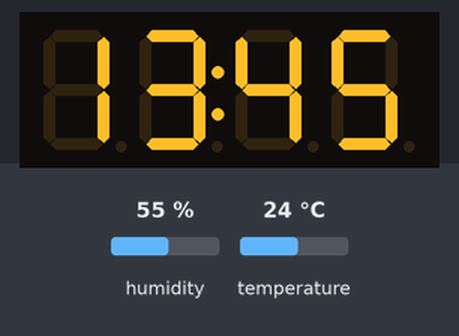
Bench run of a sketch on a simulated Arduino Uno, built with avr-gcc and run on an emulated ATmega328P. Shown: 4-digit seven-segment display. Wiring (inferred from the names in the program): DS3231 clock at I2C address 0x68. Inputs (shaded band) come from the test bench; at power-on: humidity 55 %, temperature 24 °C. The local clock reads 2024-03-15 10:24:30 at power-on unless the sketch sets it.

Above: at 3.1 s.
3.2 s: humidity set to 22 %
At 7.3 s:
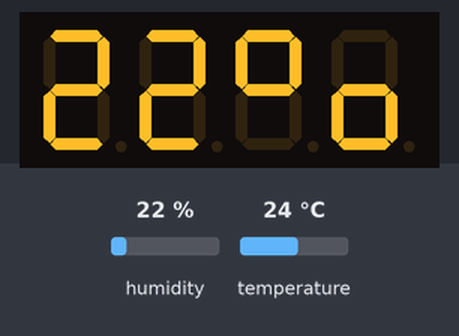
9.7 s: temperature set to 12 °C
At 12.0 s:
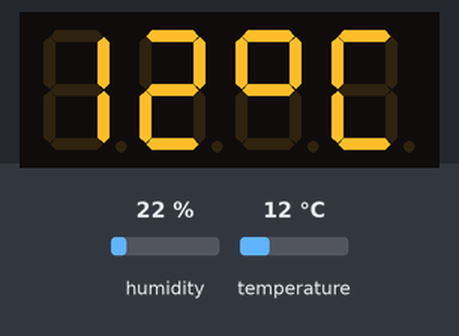
14.3 s: humidity set to 40 %
At 20.1 s:
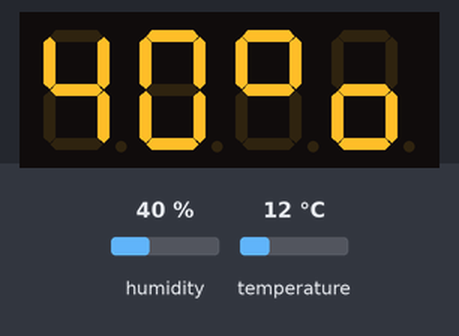
20.4 s: temperature set to 19 °C
At 23.6 s:
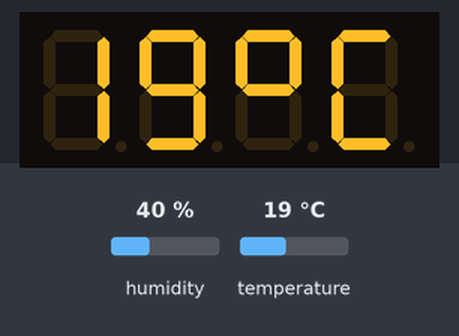
Timing chart, 0 to 25.1 s (numbered marks = the images above; inputs shaded):
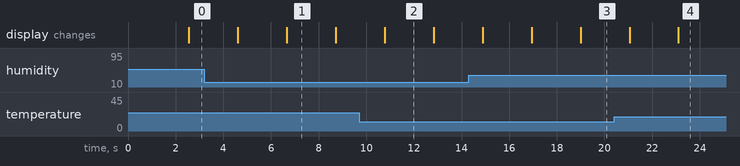

The sketch:

TimeBlock.ino
```cpp
#include "Wire.h"
#include <DHT.h>
#include <TM1637Display.h>

#define DS3231_I2C_ADDRESS 0x68
#define DHTTYPE DHT22

  float humidity;
  float temperature;
const int PinCLK 	= 2;
const int PinDIO 	= 3;
const int PinDHT 	= 4;
const int delayTime     = 2000;
byte second, minute, hour, dayOfWeek, dayOfMonth, month, year;
byte segto;
byte Digit0, Digit1, Digit2, Digit3;

TM1637Display display(PinCLK, PinDIO);
DHT dht(PinDHT, DHTTYPE);

int DisplayScroll;

// Convert normal decimal numbers to binary coded decimal
byte decToBcd(byte val)
{
  return( (val/10*16) + (val%10) );
}
// Convert binary coded decimal to normal decimal numbers
byte bcdToDec(byte val)
{
  return( (val/16*10) + (val%16) );
}


void setDS3231time(byte second, byte minute, byte hour, byte dayOfWeek, byte
                   dayOfMonth, byte month, byte year) {
  // sets time and date data to DS3231
  Wire.beginTransmission(DS3231_I2C_ADDRESS);
  Wire.write(0); // set next input to start at the seconds register
  Wire.write(decToBcd(second)); // set seconds
  Wire.write(decToBcd(minute)); // set minutes
  Wire.write(decToBcd(hour)); // set hours
  Wire.write(decToBcd(dayOfWeek)); // set day of week (1=Sunday, 7=Saturday)
  Wire.write(decToBcd(dayOfMonth)); // set date (1 to 31)
  Wire.write(decToBcd(month)); // set month
  Wire.write(decToBcd(year)); // set year (0 to 99)
  Wire.endTransmission();
}

void readDS3231time(byte *second, byte *minute, byte *hour, byte *dayOfWeek, byte *dayOfMonth, byte *month, byte *year) {
  Wire.beginTransmission(DS3231_I2C_ADDRESS);
  Wire.write(0); // set DS3231 register pointer to 00h
  Wire.endTransmission();
  Wire.requestFrom(DS3231_I2C_ADDRESS, 7);
  // request seven bytes of data from DS3231 starting from register 00h
  *second = bcdToDec(Wire.read() & 0x7f);
  *minute = bcdToDec(Wire.read());
  *hour = bcdToDec(Wire.read() & 0x3f);
  *dayOfWeek = bcdToDec(Wire.read());
  *dayOfMonth = bcdToDec(Wire.read());
  *month = bcdToDec(Wire.read());
  *year = bcdToDec(Wire.read());
}

  void displaysegments() {
	// Set Brightness
    display.setBrightness(0x0a);

    // XGFEDCBA
    //0b00111111,    // 0

    //      A
    //     ---
    //  F |   | B
    //     -G-
    //  E |   | C
    //     ---
    //      D

    switch (DisplayScroll) {
      case 0:
        // Get Time
        Digit0 = floor(hour / 10);
        Digit1 = floor(hour % 10);
        Digit2 = floor(minute / 10);
        Digit3 = floor(minute % 10);
        break;
      case 1:
        // Get Temperature
        Digit0 = floor(int(temperature) / 10);
        Digit1 = floor(int(temperature) % 10);
        Digit2 = 0b01100011; //degrees
        Digit3 = 0b00111001; // C
        break;
      case 2:
        // Get Humidity
        Digit0 = floor(int(humidity) / 10);
        Digit1 = floor(int(humidity) % 10);
        Digit2 = 0b01100011; //percentaje
        Digit3 = 0b01011100; // o
        break;
      default:
        Digit0 = 0b01000000; // -
        Digit1 = 0b01000000; // -
        Digit2 = 0b01000000; // -
        Digit3 = 0b01000000; // -
        break;
    }

    // Set digit 0
    display.showNumberDec(Digit0, true, 1, 0);

    if (DisplayScroll>0) {
      display.showNumberDec(Digit1, true, 1, 1);
      //Set Digit 2
      display.setSegments(&Digit2, 1, 2);
      //Set Digit 3
      display.setSegments(&Digit3, 1, 3);
    }
    else {
      //Set digit 1
      segto = 0x80  | display.encodeDigit(Digit1);
      display.setSegments(&segto, 1, 1);
      //Set Digit 2
      display.showNumberDec(Digit2, true, 1, 2);
      //Set Digit 3
      display.showNumberDec(Digit3, true, 1, 3);
    }
    // Go to next case
    DisplayScroll++;
    if (DisplayScroll>2) {
      DisplayScroll=0;
    }
  }

void setup() {
  // put your setup code here, to run once:
  Wire.begin();
  Serial.begin(9600);
  dht.begin();
  // set the initial time here:
  //DS3231 seconds, minutes, hours, day, date, month, year
  setDS3231time(00,45,13,07,05,9,15);
  delay(500);

}

void loop() {
  // put your main code here, to run repeatedly:

  delay(delayTime);
  readDS3231time(&second, &minute, &hour, &dayOfWeek, &dayOfMonth, &month, &year);
  humidity = dht.readHumidity();
  temperature = dht.readTemperature();


  displaysegments();

}
```

Measured:
- what the display in image 1 shows lasts 2.0 s, from 6.7 s to 8.7 s
